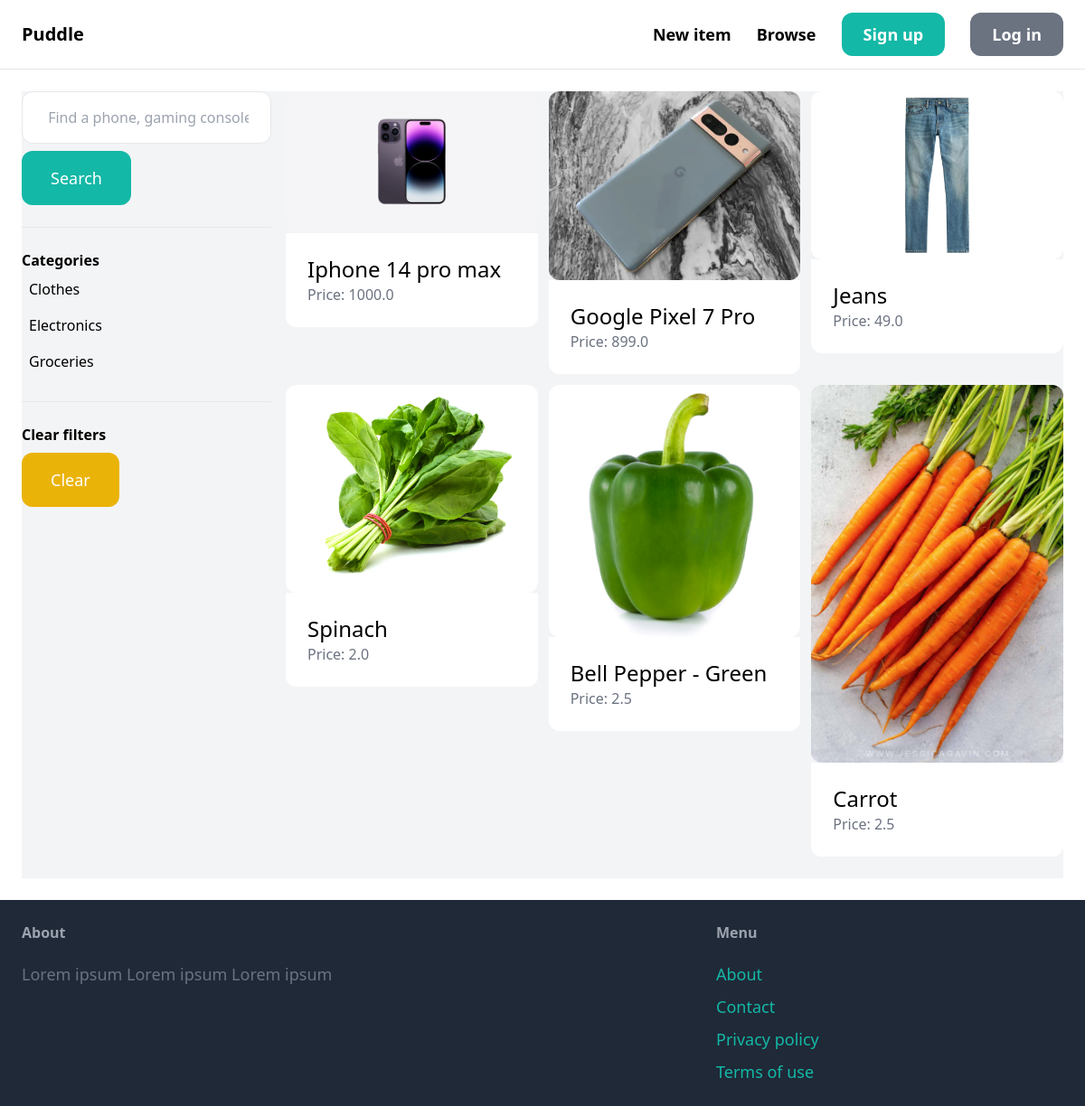
The app's page /items/ with its own data.
### item/models.py (models this page shows, shortened)
class Category(models.Model):
    name = models.CharField(max_length=255)
    class Meta:
        ordering = ('name',)
        verbose_name_plural = 'Categories'

class Item(models.Model):
    category = models.ForeignKey(Category, related_name='items', on_delete=models.CASCADE)
    name = models.CharField(max_length=255)
    description = models.TextField(blank=True, null=True)
    price = models.FloatField()
    image = models.ImageField(upload_to='item_images', blank=True, null=True)
    is_sold = models.BooleanField(default=False)
    created_by = models.ForeignKey(User, related_name='items', on_delete=models.CASCADE)
    created_at = models.DateTimeField(auto_now_add=True)

### item/views.py (the view)
# urls.py: path('', views.items, name='items'),
def items(request):
    query = request.GET.get('query', '')
    category_id = request.GET.get('category', 0)
    categories = Category.objects.all()
    items = Item.objects.filter(is_sold=False)
    if category_id:
        items = items.filter(category_id = category_id)
    if query:
        items = items.filter(Q(name__icontains=query) | Q(description__icontains=query))
    ctx = {
        'items': items,
        'query': query,
        'categories': categories,
        'category_id': int(category_id)
    }
    return render(request, 'item/items.html', ctx)

### item/templates/item/items.html (shortened to what this page needs)
{% extends 'core/base.html'%}
{% block content%}
    <div class="pb-6 grid grid-cols-4 gap-4 bg-gray-100">
        <div class="col-span-1">
            <form method="get" action="{% url 'item:items' %}">
                <input name="query" class="w-full px-6 py-4 border rounded-xl" type="text" value="{{ query }}" placeholder=" Find a phone, gaming console or a favorite fruit...">
                <button class="mt-2 px-8 py-4 text-lg bg-teal-500 text-white rounded-xl">Search</button>
            </form>
            <hr class="my-6">
            <p class="font-semibold">Categories</p>
            <ul>
                {% for category in categories%}
                    <li class="px-2 py-2 rounded-xl{% if category.id == category_id%} bg-gray-200 {% endif %}">
                        <a href="{% url 'item:items'%}?query={{query}}&category={{category.id}}">{{category.name}}</a>
                    </li>
                {% endfor %}
            </ul>
            <hr class="my-6">
            <p class="font-semibold">Clear filters</p>
            <ul>
                <li>
                    <a hre="{% url 'item:items'%}" class="mt-2 px-8 py-4 inline-block bg-yellow-500 text-lg rounded-xl text-white">Clear</a>
                </li>
            </ul>
        </div>
        <div class="col-span-3">
            <div class="grid grid-cols-3 gap-3">
                {% for item in items %}
                    <div>
                        <a href="{% url 'item:detail' item.id%}">
                            <div>
                                <img src="{{item.image.url}}" class="rounded-xl">
                            </div>
                            <div class="p-6 bg-white rounded-b-xl">
                                <h2 class="text-2xl">{{ item.name }}</h2>
                                <p class="text-gray-500">Price: {{item.price}}</p>
                            </div>
                        </a>
                    </div>
                {% endfor %}
            </div>
        </div>
    </div>
{% endblock %}

### records on screen
Category: name "Clothes"
Category: name "Electronics"
Category: name "Groceries"
Item: image (picture), name "Iphone 14 pro max", price "1000.0"
Item: image (picture), name "Google Pixel 7 Pro", price "899.0"
Item: image (picture), name "Jeans", price "49.0"
Item: image (picture), name "Spinach", price "2.0"
Item: image (picture), name "Bell Pepper - Green", price "2.5"
Item: image (picture), name "Carrot", price "2.5"
